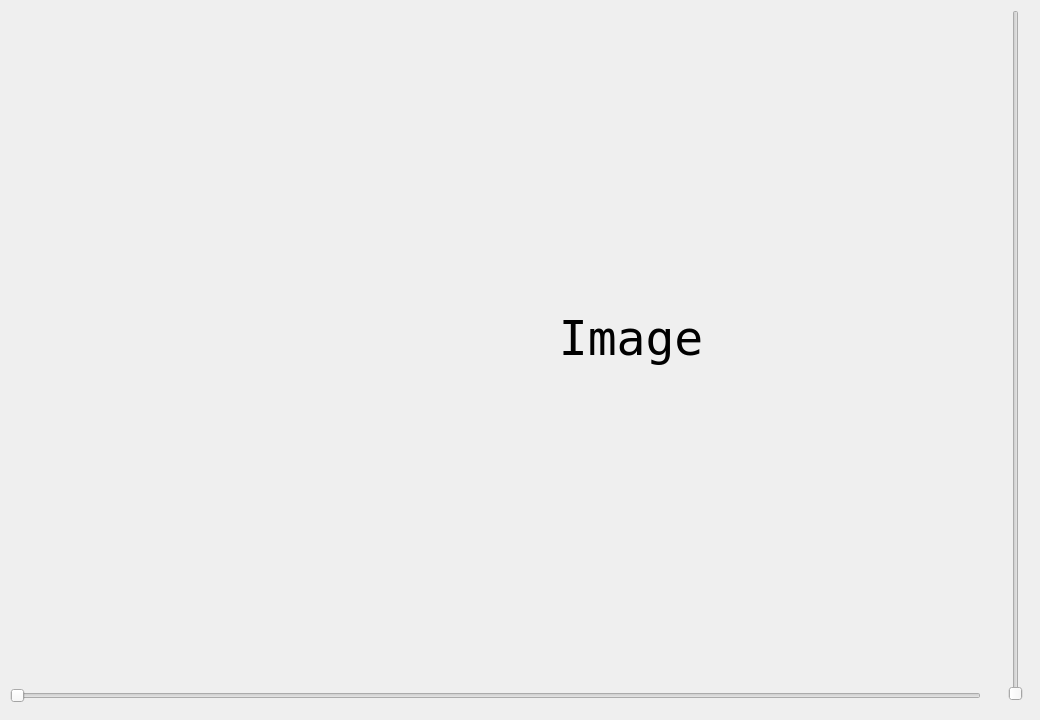
<?xml version="1.0" encoding="UTF-8"?>
<ui version="4.0">
 <class>MainWindow</class>
 <widget class="QMainWindow" name="MainWindow">
  <property name="geometry">
   <rect>
    <x>0</x>
    <y>0</y>
    <width>1040</width>
    <height>720</height>
   </rect>
  </property>
  <property name="windowTitle">
   <string>MainWindow</string>
  </property>
  <widget class="QWidget" name="centralwidget">
   <widget class="QSlider" name="horizontalSlider">
    <property name="geometry">
     <rect>
      <x>10</x>
      <y>680</y>
      <width>971</width>
      <height>31</height>
     </rect>
    </property>
    <property name="orientation">
     <enum>Qt::Horizontal</enum>
    </property>
   </widget>
   <widget class="QSlider" name="verticalSlider">
    <property name="geometry">
     <rect>
      <x>1000</x>
      <y>10</y>
      <width>31</width>
      <height>691</height>
     </rect>
    </property>
    <property name="orientation">
     <enum>Qt::Vertical</enum>
    </property>
   </widget>
   <widget class="QLabel" name="label">
    <property name="geometry">
     <rect>
      <x>10</x>
      <y>10</y>
      <width>971</width>
      <height>656</height>
     </rect>
    </property>
    <property name="font">
     <font>
      <family>NSimSun</family>
      <pointsize>36</pointsize>
     </font>
    </property>
    <property name="text">
     <string>                   Image</string>
    </property>
   </widget>
  </widget>
 </widget>
 <resources/>
 <connections/>
</ui>
